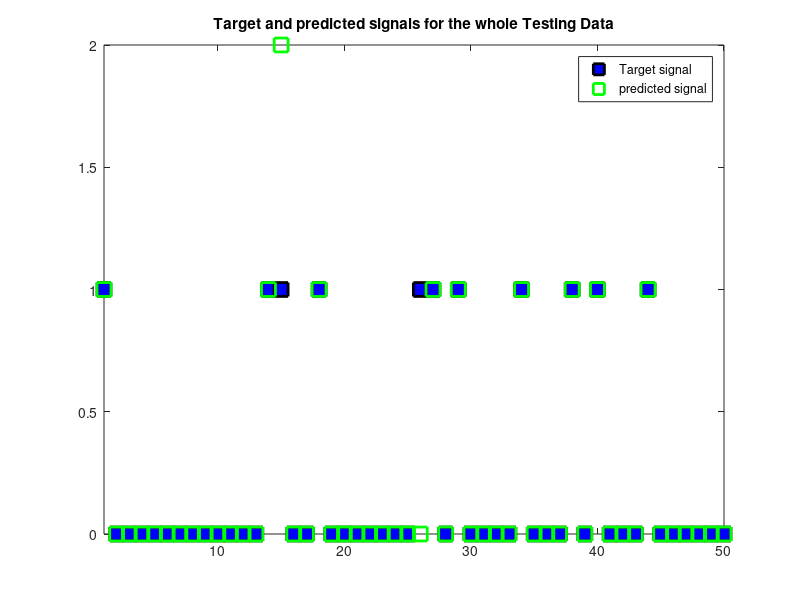
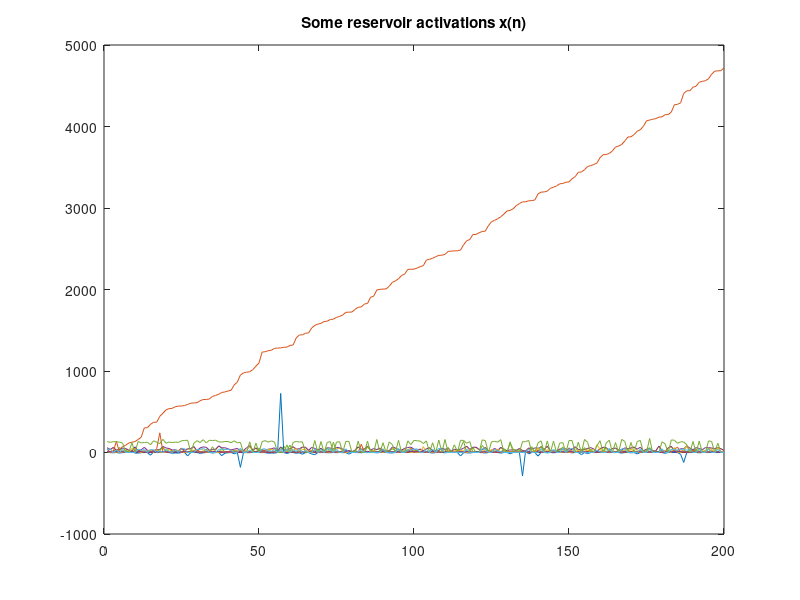
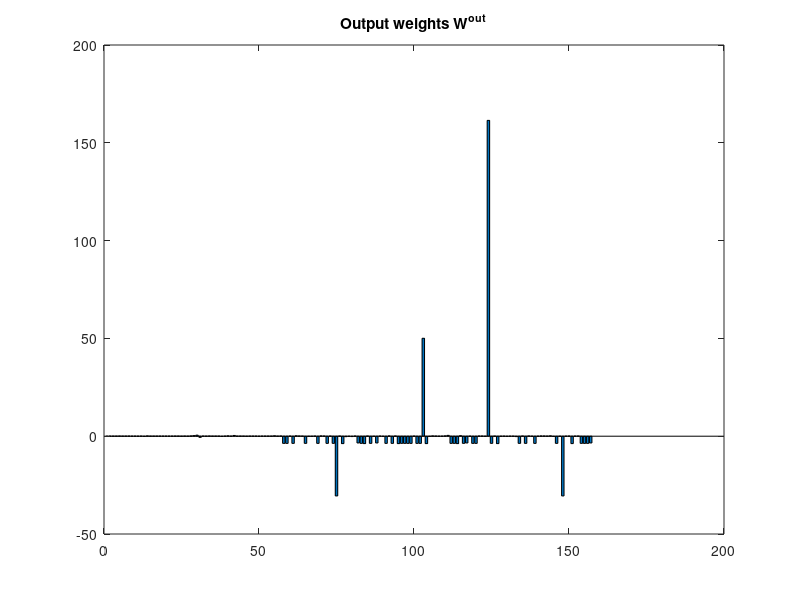

MATLAB code to generate these figures, in order: (Note: this script raises an error after producing the figures.)
function ESN = pattern()
clear
trainLen = 500;
testLen = 305;

data = load('CalproProg_un.csv');
uu1 = data;
data = data(:,1:56);
%yfit = glmval(uu1(:,58),data,'logit')
%b = sbs(data,uu1(:,58),0.05,'lin')
%b = stepwisefit(data,uu1(:,58))
%c = cvpartition(uu1(:,58),'k',10)
%c.NumTestSets
%pause;
%K=10;
%Indices = crossvalind('Kfold', uu1(:,58), K)
%size(Indices)

%[betahat1,se1,pval1,inmodel1,stats1] = ...
%          stepwisefit(data,uu1(:,58),...
%          'penter',.05,'premove',0.10,...
%          'display','off')
   
%data = data(:,[12,13,33,34,36,39,40,41,42,43,45,46,51,52,53]);
dim = size(data,2);
inSize = dim; outSize=1;
resSize = 100;
a = 0.5;
rand('seed', 42);
Win=(rand(resSize,1+inSize)-0.8) .* 1;
W  = rand(resSize,resSize)-0.5;
WL1 = (rand(resSize,resSize)-0.5);
WL2 = (rand(resSize,resSize)-0.5);
Wr  = (rand(resSize,1+inSize+resSize)-0.3) ;


disp 'Computing spectral radius...';
opt.disp = 0;
rhoW = abs(eigs(W,1,'LM',opt));
rhoW1 = abs(eigs(WL1,1,'LM',opt));
rhoW2 = abs(eigs(WL2,1,'LM',opt));
disp 'done.'
W = W .* (1.25/rhoW); %optimizing the weights of the reservoir to their
%Wr = Wr .* (1.25/rhoW);
WL1 = WL1 .* ( 1.25 /rhoW1);
WL2 = WL1 .* ( 1.25 /rhoW2);

%spectral radius
X = zeros(1+inSize+resSize,trainLen);
Yt= uu1(1:trainLen,58);
x = zeros(resSize,1);
for t = 1:trainLen
    u = data(t,:)';
    x = (1-a)*x + a* tanh(Win*[1;u] + W*x);
    x = a*x + (1-a)*(tanh(Wr*[1;u;x] + WL1*x));  %Layer 2
    %x = a*x + (1-a)*(tanh(Wr*[1;u;x] + WL2*x));  %Layer 2
    X(:,t) = [1;u;x];
end
reg = 1e-8; %regularization co-efficient
X_T = X';
%size(X)
%size(Yt)
%size(reg*eye(dim+inSize+resSize))
%Wout = Yt' * X_T * inv(X*X_T + reg*eye(dim+inSize+resSize));
Wout = Yt'*pinv(X);
%size(Wout)
%size([1;u;x])
Y = Wout * X_T'

E = sum(Y' - Yt).^2/trainLen
%E = ((E))
disp( ['MSE = ', num2str(E)] );


Y = zeros(outSize,testLen);
u = data(trainLen+1,:)';
Yt1= uu1(501:805,58);
Yt1
pause;
for t = 1:testLen 
	x = (1-a)*x + a*tanh(Win*[1;u] + W*x );
    x = a*x + (1-a)*(tanh(Wr*[1;u;x] + WL1*x));  %Layer 2
%     x = a*x + (1-a)*(tanh(Wr*[1;u;x] + WL2*x));  %Layer 2
	y = Wout* [1;u;x];
	Y(:,t) = y;
	% generative mode:
% 	u = y;
	% this would be a predictive mode:
     if t < testLen
 	u = data(trainLen+t+1,:)';
     end
end
R = round(Y)
%errorLen = 300;
%mse = sum((data(trainLen+2:trainLen+errorLen+1)'-Y(1,1:errorLen)).^2)./errorLen;
size(Y)
size(Yt1)

mse = sum((Y'-Yt1).^2)./testLen;
disp( ['MSE = ', num2str( mse )] );

disp( ['MSE = ', num2str(mse)] );

% plot some signals
figure(1);
plot(Yt1(1:50),'rs','LineWidth',2,...
                'MarkerEdgeColor','k',...
                'MarkerFaceColor','b',...
                'MarkerSize',10)
%plot( Yt1, 'color', 'b','LineWidth',2);
hold on;
%plot( abs(R), 'color', 'r');
plot(R(1:50),'rs','LineWidth',2,...
                'MarkerEdgeColor','g',...
                'MarkerSize',10)
hold off;
axis tight;
title('Target and predicted signals for the whole Testing Data');
legend('Target signal', 'predicted signal');

figure(2);
plot(X(1:20,1:200)');
title('Some reservoir activations x(n)');

figure(3);
bar( Wout' )
title('Output weights W^{out}');

figure(4);
 [X,Y] = perfcurve(Yt1,Y',1);
 plot(X,Y);
%plotroc(Yt1,Y');
end

function vars = sbs(x,y,p,mtype)
 
% function [vars] = sbs (x,y,p,mtype)
% 
% Stepwise backward selection of variables based, at each step,
% on building a model of type 'mtype'. 
% 
% Starting with all the variables, sbs removes the variable which
% leads to the smallest increase in prediction error.
%
% Variable removal stops
% when the new candidate model significantly increases
% the prediction error.
%
% Significance is measured by a partial F-test:
% see p.128 Kleinbaum or p.229 in Numerical Recipes 1996.
%
% If you wish to add your own model type you will need a function
% which returns SSEXP = SSY-SSE and SSE=sum((y-ypred).^2) where
% SSY = sum((y-mean(y)).^2) and ypred is the prediction of that model.
%
% x		inputs
% y		vector of targets
% p		significance level; DEFAULT=0.05
% mtype		model type 'lin'or 'mlp'; DEFAULT='lin'
%
% vars		selected variables 
  
if nargin < 2, error('Error in sfs: at least two arguments required'); end
if nargin < 3 | isempty(p), p=0.05; end
if nargin < 4 | isempty(mtype), mtype='lin'; end

nvars=size(x,2);
N=size(x,1);

% Assign variable list, v, to include all variables
v=[1:1:nvars];
[w,old_ssexp,old_sse] = sfslin (x(:,v),y);

for i=2:nvars,
  nm=length(v);
  % Get next nm models by removing each of selected variables in turn
  for j=1:nm,
	vars=remove_var (j,v);
	switch mtype
	 case 'lin',
	  %[model(j).w,model(j).ssexp,model(j).sse] = sfslin (x(:,vars),y);
	  [w,ssexp,sse] = sfslin (x(:,vars),y);
	  model(j).w=w;
	  model(j).ssexp=ssexp;
	  model(j).sse=sse;
	  model(j).vars=vars;
	 case 'mlp',
	  disp('Error in sbs: mlp model not yet implemented');
	  vars=[];
	  return
	 otherwise,
	  disp('Error in sbs: unknown model type');
	  vars=[];
	  return
	end
  end
  % Find best new model - this suggests removing variable 'worst'
  [tmp,worst]=max([model(1:nm).ssexp]);
  
  % Get p-value for new model
  k=length(v)-1;  

  [tmp,pval] = partialf(old_ssexp,old_sse,model(worst).ssexp,N,k);

  % Remove feature if it doesn't make a significant difference
  if pval > p
    %disp(sprintf('Removing variable %d, p=%1.4f',v(worst),pval));
    v=model(worst).vars;
    old_ssexp=model(worst).ssexp;
    old_sse=model(worst).sse;
  else
    vars=v;
    break
  end
end

end

function [w,ssexp,sse] = sfslin (x,y)

% function [w,ssexp,sse] = sfslin (x,y)
% Linear regression model
% x		inputs
% y		targets
% 
% w		weight vector
% ssexp         sum of squares explained by model (ssy - sse)
% sse           sum of squared errors from model
 
n=size(x,1);
xx=[x, ones(n,1)];
y=y(:);

% w(n+1) will be bias term
w=pinv(xx)*y;

w=w(:);
xx=[x,ones(n,1)];
ypred=xx*w;

my=mean(y);
ssy=sum((y-my).^2);
sse=sum((y-ypred).^2);
ssexp=ssy-sse;
end

function [vars] = remove_var (j,v)

% function [vars] = remove_var (j,v)
% Remove jth entry from list
% j		variable to remove
% v		list of variables 
  
nv=length(v);

vars=[];
for i=1:nv,
	if ~(i==j)
	  vars=[vars, v(i)];
	end
end
end

function [f,p] = partialf (ssexp,sse,ssexpold,n,k)

% function [f,p] = partialf (ssexp,sse,ssexpold,n,k)
% Calculate partial f statistic 
% see p.128 Kleinbaum and p.229 Press
% ssexp		sum of squares explained by model (ssy - sse)
% sse		sum of squared errors from model
% ssexpold	sum of squares explained by old model (ssy-sseold)
% n		number of data points
% k		number of variables in old model
%
% f		partial f statistic
% p		significance of partial f statistic
  
if ((ssexp-ssexpold)==0 | sse==0)
        f=0;
	p=1;
else
        f = ((ssexp-ssexpold)*(n-k-2))/sse;
	p=ppartialf(f,n,k);
end

end

function [p] = ppartialf (f,n,k)

% function [p] = ppartialf (f,n,k)
% Calculate significance of partial f statistic 
% see p.128 Kleinbaum and p.229 Press
% f		partial f statistic
% n		number of data points
% k		number of variables in old model
%
% p		p value
  
if (f < 0.0)
      % Negative f will create x>1.0 thus causing 
      % an error in the betai routine 
	p=1;
else 
        v1=1;
        v2=n-k-2;
        x=v2/(v2+f*v1);
        if (x<0.0 | x>1.0)
              disp('Error in ppartialf: x must be between 0 and 1');
	end      
        p=betainc(x,v2/2,v1/2);
end


end